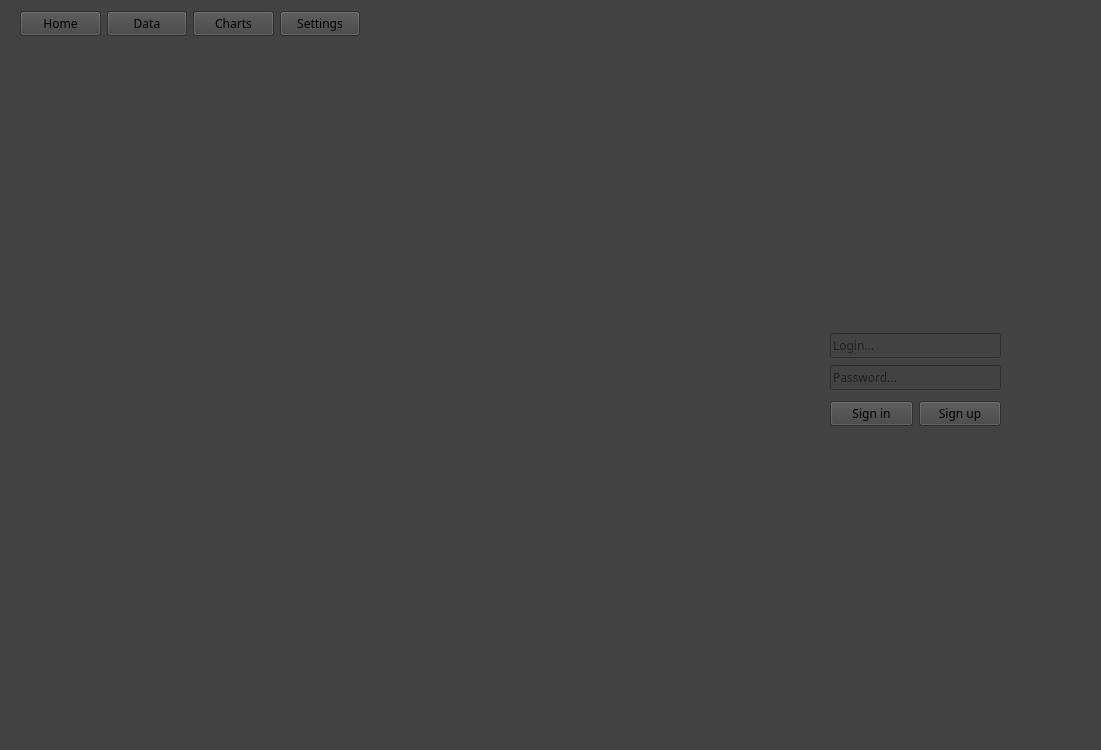
<?xml version="1.0" encoding="UTF-8"?>
<ui version="4.0">
 <class>MainWindow</class>
 <widget class="QMainWindow" name="MainWindow">
  <property name="geometry">
   <rect>
    <x>0</x>
    <y>0</y>
    <width>1101</width>
    <height>750</height>
   </rect>
  </property>
  <property name="windowTitle">
   <string>Nyx metrics</string>
  </property>
  <property name="styleSheet">
   <string notr="true">background-color: #424242;
font-family: Zen Kaku Gothic New;</string>
  </property>
  <widget class="QWidget" name="centralwidget">
   <widget class="QStackedWidget" name="stackedWidget">
    <property name="geometry">
     <rect>
      <x>0</x>
      <y>50</y>
      <width>1091</width>
      <height>671</height>
     </rect>
    </property>
    <property name="currentIndex">
     <number>0</number>
    </property>
    <widget class="QWidget" name="Home">
     <widget class="QWidget" name="layoutWidget">
      <property name="geometry">
       <rect>
        <x>830</x>
        <y>282</y>
        <width>171</width>
        <height>61</height>
       </rect>
      </property>
      <layout class="QVBoxLayout" name="verticalLayout">
       <item>
        <widget class="QLineEdit" name="login_line">
         <property name="text">
          <string/>
         </property>
         <property name="placeholderText">
          <string>Login...</string>
         </property>
        </widget>
       </item>
       <item>
        <widget class="QLineEdit" name="password_line">
         <property name="text">
          <string/>
         </property>
         <property name="placeholderText">
          <string>Password...</string>
         </property>
        </widget>
       </item>
      </layout>
     </widget>
     <widget class="QWidget" name="layoutWidget">
      <property name="geometry">
       <rect>
        <x>830</x>
        <y>350</y>
        <width>171</width>
        <height>27</height>
       </rect>
      </property>
      <layout class="QHBoxLayout" name="horizontalLayout_2">
       <item>
        <widget class="QPushButton" name="sign_in_btn">
         <property name="text">
          <string>Sign in</string>
         </property>
        </widget>
       </item>
       <item>
        <widget class="QPushButton" name="sign_up_btn">
         <property name="text">
          <string>Sign up</string>
         </property>
        </widget>
       </item>
      </layout>
     </widget>
    </widget>
    <widget class="QWidget" name="Data">
     <widget class="QTableView" name="tableView">
      <property name="geometry">
       <rect>
        <x>20</x>
        <y>60</y>
        <width>1071</width>
        <height>601</height>
       </rect>
      </property>
     </widget>
     <widget class="QWidget" name="layoutWidget">
      <property name="geometry">
       <rect>
        <x>20</x>
        <y>30</y>
        <width>361</width>
        <height>27</height>
       </rect>
      </property>
      <layout class="QGridLayout" name="gridLayout">
       <item row="0" column="0">
        <widget class="QPushButton" name="uploadButton">
         <property name="text">
          <string>Upload file...</string>
         </property>
        </widget>
       </item>
       <item row="0" column="1">
        <widget class="QLabel" name="status_label">
         <property name="text">
          <string>Файл не выбран</string>
         </property>
        </widget>
       </item>
       <item row="0" column="2">
        <widget class="QPushButton" name="clearButton">
         <property name="text">
          <string>Сlear</string>
         </property>
        </widget>
       </item>
      </layout>
     </widget>
    </widget>
    <widget class="QWidget" name="Charts"/>
    <widget class="QWidget" name="Settings"/>
   </widget>
   <widget class="QWidget" name="layoutWidget">
    <property name="geometry">
     <rect>
      <x>20</x>
      <y>10</y>
      <width>340</width>
      <height>27</height>
     </rect>
    </property>
    <layout class="QHBoxLayout" name="horizontalLayout">
     <item>
      <widget class="QPushButton" name="home_btn">
       <property name="text">
        <string>Home</string>
       </property>
      </widget>
     </item>
     <item>
      <widget class="QPushButton" name="date_btn">
       <property name="text">
        <string>Data</string>
       </property>
      </widget>
     </item>
     <item>
      <widget class="QPushButton" name="charts_btn">
       <property name="text">
        <string>Charts</string>
       </property>
      </widget>
     </item>
     <item>
      <widget class="QPushButton" name="settings_btn">
       <property name="text">
        <string>Settings</string>
       </property>
      </widget>
     </item>
    </layout>
   </widget>
  </widget>
 </widget>
 <resources>
  <include location="../qrc/rc_res.qrc"/>
 </resources>
 <connections/>
</ui>
